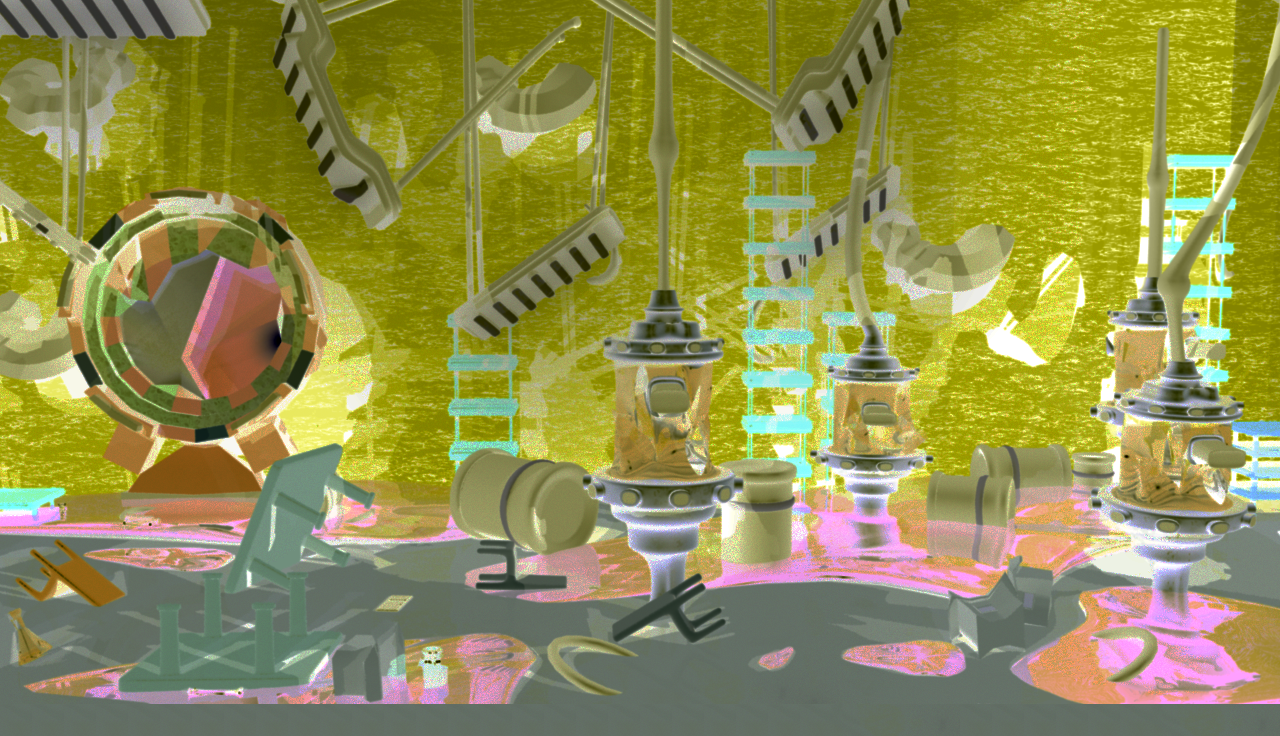

This is a level from a 2D game, rendered from its Tiled map with the project's own tilesets. A one-line summary and the complete map file follow:
An orthogonal 40x23 tile map with 32x32 px tiles, 2 tile layers (Tile Layer 1, Paredes).

<map version="1.0" orientation="orthogonal" renderorder="right-down" width="40" height="23" tilewidth="32" tileheight="32" nextobjectid="1">
 <tileset firstgid="1" name="Fondo" tilewidth="32" tileheight="32" tilecount="880" columns="40">
  <image source="Nivel1_Negativo.png" trans="ff00ff" width="1280" height="720" />
 </tileset>
 <layer name="Tile Layer 1" width="40" height="23">
  <data encoding="csv">
1,2,3,4,5,6,7,8,9,10,11,12,13,14,15,16,17,18,19,20,21,22,23,24,25,26,27,28,29,30,31,32,33,34,35,36,37,38,39,40,
41,42,43,44,45,46,47,48,49,50,51,52,53,54,55,56,57,58,59,60,61,62,63,64,65,66,67,68,69,70,71,72,73,74,75,76,77,78,79,80,
81,82,83,84,85,86,87,88,89,90,91,92,93,94,95,96,97,98,99,100,101,102,103,104,105,106,107,108,109,110,111,112,113,114,115,116,117,118,119,120,
121,122,123,124,125,126,127,128,129,130,131,132,133,134,135,136,137,138,139,140,141,142,143,144,145,146,147,148,149,150,151,152,153,154,155,156,157,158,159,160,
161,162,163,164,165,166,167,168,169,170,171,172,173,174,175,176,177,178,179,180,181,182,183,184,185,186,187,188,189,190,191,192,193,194,195,196,197,198,199,200,
201,202,203,204,205,206,207,208,209,210,211,212,213,214,215,216,217,218,219,220,221,222,223,224,225,226,227,228,229,230,231,232,233,234,235,236,237,238,239,240,
241,242,243,244,245,246,247,248,249,250,251,252,253,254,255,256,257,258,259,260,261,262,263,264,265,266,267,268,269,270,271,272,273,274,275,276,277,278,279,280,
281,282,283,284,285,286,287,288,289,290,291,292,293,294,295,296,297,298,299,300,301,302,303,304,305,306,307,308,309,310,311,312,313,314,315,316,317,318,319,320,
321,322,323,324,325,326,327,328,329,330,331,332,333,334,335,336,337,338,339,340,341,342,343,344,345,346,347,348,349,350,351,352,353,354,355,356,357,358,359,360,
361,362,363,364,365,366,367,368,369,370,371,372,373,374,375,376,377,378,379,380,381,382,383,384,385,386,387,388,389,390,391,392,393,394,395,396,397,398,399,400,
401,402,403,404,405,406,407,408,409,410,411,412,413,414,415,416,417,418,419,420,421,422,423,424,425,426,427,428,429,430,431,432,433,434,435,436,437,438,439,440,
441,442,443,444,445,446,447,448,449,450,451,452,453,454,455,456,457,458,459,460,461,462,463,464,465,466,467,468,469,470,471,472,473,474,475,476,477,478,479,480,
481,482,483,484,485,486,487,488,489,490,491,492,493,494,495,496,497,498,499,500,501,502,503,504,505,506,507,508,509,510,511,512,513,514,515,516,517,518,519,520,
521,522,523,524,525,526,527,528,529,530,531,532,533,534,535,536,537,538,539,540,541,542,543,544,545,546,547,548,549,550,551,552,553,554,555,556,557,558,559,560,
561,562,563,564,565,566,567,568,569,570,571,572,573,574,575,576,577,578,579,580,581,582,583,584,585,586,587,588,589,590,591,592,593,594,595,596,597,598,599,600,
601,602,603,604,605,606,607,608,609,610,611,612,613,614,615,616,617,618,619,620,621,622,623,624,625,626,627,628,629,630,631,632,633,634,635,636,637,638,639,640,
641,642,643,644,645,646,647,648,649,650,651,652,653,654,655,656,657,658,659,660,661,662,663,664,665,666,667,668,669,670,671,672,673,674,675,676,677,678,679,680,
681,682,683,684,685,686,687,688,689,690,691,692,693,694,695,696,697,698,699,700,701,702,703,704,705,706,707,708,709,710,711,712,713,714,715,716,717,718,719,720,
721,722,723,724,725,726,727,728,729,730,731,732,733,734,735,736,737,738,739,740,741,742,743,744,745,746,747,748,749,750,751,752,753,754,755,756,757,758,759,760,
761,762,763,764,765,766,767,768,769,770,771,772,773,774,775,776,777,778,779,780,781,782,783,784,785,786,787,788,789,790,791,792,793,794,795,796,797,798,799,800,
801,802,803,804,805,806,807,808,809,810,811,812,813,814,815,816,817,818,819,820,821,822,823,824,825,826,827,828,829,830,831,832,833,834,835,836,837,838,839,840,
841,842,843,844,845,846,847,848,849,850,851,852,853,854,855,856,857,858,859,860,861,862,863,864,865,866,867,868,869,870,871,872,873,874,875,876,877,878,879,880,
861,861,861,861,861,861,861,861,861,861,861,861,861,861,861,861,861,861,861,861,861,861,861,861,862,863,864,865,861,861,861,861,861,861,862,863,864,865,866,867
</data>
 </layer>
 <layer name="Paredes" width="40" height="23">
  <data encoding="csv">
0,0,0,0,0,0,0,0,0,0,0,0,0,0,0,0,0,0,0,0,0,0,0,0,0,0,0,0,0,0,0,0,0,0,0,0,0,0,0,0,
0,0,0,0,0,0,0,0,0,0,0,0,0,0,0,0,0,0,0,0,0,0,0,0,0,0,0,0,0,0,0,0,0,0,0,0,0,0,0,0,
0,0,0,0,0,0,0,0,0,0,0,0,0,0,0,0,0,0,0,0,0,0,0,0,0,0,0,0,0,0,0,0,0,0,0,0,0,0,0,0,
0,0,0,0,0,0,0,0,0,0,0,0,0,0,0,0,0,0,0,0,0,0,0,0,0,0,0,0,0,0,0,0,0,0,0,0,0,0,0,0,
0,0,0,0,0,0,0,0,0,0,0,0,0,0,0,0,0,0,0,0,0,0,0,0,0,0,0,0,0,0,0,0,0,0,0,0,0,0,0,0,
0,0,0,0,0,0,0,0,0,0,0,0,0,0,0,0,0,0,0,0,0,0,0,0,0,0,0,0,0,0,0,0,0,0,0,0,0,0,0,0,
0,0,0,0,0,0,0,0,0,0,0,0,0,0,0,0,0,0,0,0,0,0,0,0,0,0,0,0,0,0,0,0,0,0,0,0,0,0,0,0,
0,0,0,0,0,0,0,0,0,0,0,0,0,0,0,0,0,0,0,0,0,0,0,0,0,0,0,0,0,0,0,0,0,0,0,0,0,0,0,0,
0,0,0,0,0,0,0,0,0,0,0,0,0,0,0,0,0,0,0,0,0,0,0,0,0,0,0,0,0,0,0,0,0,0,0,0,0,0,0,0,
0,0,0,0,0,0,0,0,0,0,0,0,0,0,0,0,0,0,0,0,0,0,0,0,0,0,0,0,0,0,0,0,0,0,0,0,0,0,0,0,
0,0,0,0,0,0,0,0,0,0,0,0,0,0,0,0,0,0,0,0,0,0,0,0,0,0,0,0,0,0,0,0,0,0,0,0,0,0,0,0,
0,0,0,0,0,0,0,0,0,0,0,0,0,0,0,0,0,0,0,0,0,0,0,0,0,0,0,0,0,0,0,0,0,0,0,0,0,0,0,0,
0,0,0,0,0,0,0,0,0,0,0,0,0,0,0,0,0,0,0,0,0,0,0,0,0,0,0,0,0,0,0,0,0,0,0,0,0,0,0,0,
0,0,0,0,0,0,0,0,0,0,0,0,0,0,0,0,0,0,0,0,0,0,0,0,0,0,0,0,0,0,0,0,0,0,0,0,0,0,0,0,
0,0,0,0,0,0,0,0,0,0,0,0,0,0,0,0,0,0,0,0,0,0,0,0,0,0,0,0,0,0,0,0,0,0,0,0,0,0,0,0,
0,0,0,0,0,0,0,0,0,0,0,0,0,0,0,0,0,0,0,0,0,0,0,0,0,0,0,0,0,0,0,0,0,0,0,0,0,0,0,0,
0,0,0,0,0,0,0,0,0,0,0,0,0,0,0,0,0,0,0,0,0,0,0,0,0,0,0,0,0,0,0,0,0,0,0,0,0,0,0,0,
0,0,0,0,0,0,0,0,0,0,0,0,0,0,0,0,0,0,0,0,0,0,0,0,0,0,0,0,0,0,0,0,0,0,0,0,0,0,0,0,
0,0,0,0,0,0,0,0,0,0,0,0,0,0,0,0,0,0,0,0,0,0,0,0,0,0,0,0,0,0,0,0,0,0,0,0,0,0,0,0,
0,0,0,0,0,0,0,0,0,0,0,0,0,0,0,0,0,0,0,0,0,0,0,0,0,0,0,0,0,0,0,0,0,0,0,0,0,0,0,0,
0,0,0,0,0,0,0,0,0,0,0,0,0,0,0,0,0,0,0,0,0,0,0,0,0,0,0,0,0,0,0,0,0,0,0,0,0,0,0,0,
0,0,0,0,0,0,0,0,0,0,0,0,0,0,0,0,0,0,0,0,0,0,0,0,0,0,0,0,0,0,0,0,0,0,0,0,0,0,0,0,
861,861,861,861,861,861,861,861,861,861,861,861,861,861,861,861,861,861,861,861,861,861,861,861,861,861,862,863,864,865,861,861,861,861,861,861,862,863,864,865
</data>
 </layer>
</map>
